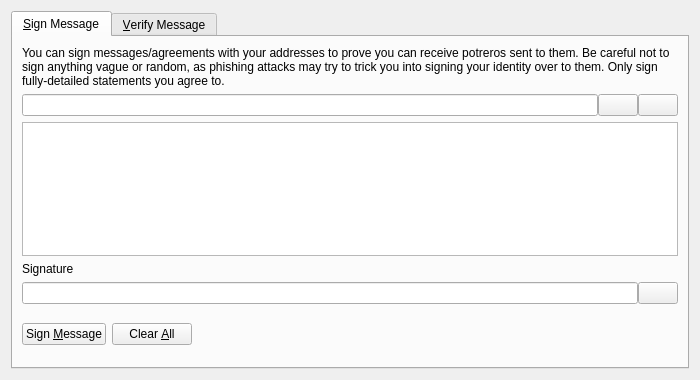
<?xml version="1.0" encoding="UTF-8"?>
<ui version="4.0">
 <class>SignVerifyMessageDialog</class>
 <widget class="QDialog" name="SignVerifyMessageDialog">
  <property name="geometry">
   <rect>
    <x>0</x>
    <y>0</y>
    <width>700</width>
    <height>380</height>
   </rect>
  </property>
  <property name="windowTitle">
   <string>Signatures - Sign / Verify a Message</string>
  </property>
  <property name="modal">
   <bool>true</bool>
  </property>
  <layout class="QVBoxLayout" name="verticalLayout">
   <item>
    <widget class="QTabWidget" name="tabWidget">
     <property name="currentIndex">
      <number>0</number>
     </property>
     <widget class="QWidget" name="tabSignMessage">
      <attribute name="title">
       <string>&amp;Sign Message</string>
      </attribute>
      <layout class="QVBoxLayout" name="verticalLayout_SM">
       <item>
        <widget class="QLabel" name="infoLabel_SM">
         <property name="text">
          <string>You can sign messages/agreements with your addresses to prove you can receive potreros sent to them. Be careful not to sign anything vague or random, as phishing attacks may try to trick you into signing your identity over to them. Only sign fully-detailed statements you agree to.</string>
         </property>
         <property name="textFormat">
          <enum>Qt::PlainText</enum>
         </property>
         <property name="wordWrap">
          <bool>true</bool>
         </property>
        </widget>
       </item>
       <item>
        <layout class="QHBoxLayout" name="horizontalLayout_1_SM">
         <property name="spacing">
          <number>0</number>
         </property>
         <item>
          <widget class="QValidatedLineEdit" name="addressIn_SM">
           <property name="toolTip">
            <string>The Potrero address to sign the message with</string>
           </property>
          </widget>
         </item>
         <item>
          <widget class="QPushButton" name="addressBookButton_SM">
           <property name="toolTip">
            <string>Choose previously used address</string>
           </property>
           <property name="text">
            <string/>
           </property>
           <property name="icon">
            <iconset resource="../bitcoin.qrc">
             <normaloff>:/icons/address-book</normaloff>:/icons/address-book</iconset>
           </property>
           <property name="shortcut">
            <string>Alt+A</string>
           </property>
           <property name="autoDefault">
            <bool>false</bool>
           </property>
          </widget>
         </item>
         <item>
          <widget class="QPushButton" name="pasteButton_SM">
           <property name="toolTip">
            <string>Paste address from clipboard</string>
           </property>
           <property name="text">
            <string/>
           </property>
           <property name="icon">
            <iconset resource="../bitcoin.qrc">
             <normaloff>:/icons/editpaste</normaloff>:/icons/editpaste</iconset>
           </property>
           <property name="shortcut">
            <string>Alt+P</string>
           </property>
           <property name="autoDefault">
            <bool>false</bool>
           </property>
          </widget>
         </item>
        </layout>
       </item>
       <item>
        <widget class="QPlainTextEdit" name="messageIn_SM">
         <property name="toolTip">
          <string>Enter the message you want to sign here</string>
         </property>
        </widget>
       </item>
       <item>
        <widget class="QLabel" name="signatureLabel_SM">
         <property name="text">
          <string>Signature</string>
         </property>
         <property name="textFormat">
          <enum>Qt::PlainText</enum>
         </property>
        </widget>
       </item>
       <item>
        <layout class="QHBoxLayout" name="horizontalLayout_2_SM">
         <property name="spacing">
          <number>0</number>
         </property>
         <item>
          <widget class="QLineEdit" name="signatureOut_SM">
           <property name="font">
            <font>
             <italic>true</italic>
            </font>
           </property>
           <property name="readOnly">
            <bool>true</bool>
           </property>
          </widget>
         </item>
         <item>
          <widget class="QPushButton" name="copySignatureButton_SM">
           <property name="toolTip">
            <string>Copy the current signature to the system clipboard</string>
           </property>
           <property name="text">
            <string/>
           </property>
           <property name="icon">
            <iconset resource="../bitcoin.qrc">
             <normaloff>:/icons/editcopy</normaloff>:/icons/editcopy</iconset>
           </property>
           <property name="autoDefault">
            <bool>false</bool>
           </property>
          </widget>
         </item>
        </layout>
       </item>
       <item>
        <layout class="QHBoxLayout" name="horizontalLayout_3_SM">
         <item>
          <widget class="QPushButton" name="signMessageButton_SM">
           <property name="toolTip">
            <string>Sign the message to prove you own this Potrero address</string>
           </property>
           <property name="text">
            <string>Sign &amp;Message</string>
           </property>
           <property name="icon">
            <iconset resource="../bitcoin.qrc">
             <normaloff>:/icons/edit</normaloff>:/icons/edit</iconset>
           </property>
           <property name="autoDefault">
            <bool>false</bool>
           </property>
          </widget>
         </item>
         <item>
          <widget class="QPushButton" name="clearButton_SM">
           <property name="toolTip">
            <string>Reset all sign message fields</string>
           </property>
           <property name="text">
            <string>Clear &amp;All</string>
           </property>
           <property name="icon">
            <iconset resource="../bitcoin.qrc">
             <normaloff>:/icons/remove</normaloff>:/icons/remove</iconset>
           </property>
           <property name="autoDefault">
            <bool>false</bool>
           </property>
          </widget>
         </item>
         <item>
          <spacer name="horizontalSpacer_1_SM">
           <property name="orientation">
            <enum>Qt::Horizontal</enum>
           </property>
           <property name="sizeHint" stdset="0">
            <size>
             <width>40</width>
             <height>48</height>
            </size>
           </property>
          </spacer>
         </item>
         <item>
          <widget class="QLabel" name="statusLabel_SM">
           <property name="font">
            <font>
             <weight>75</weight>
             <bold>true</bold>
            </font>
           </property>
           <property name="text">
            <string/>
           </property>
           <property name="wordWrap">
            <bool>true</bool>
           </property>
          </widget>
         </item>
         <item>
          <spacer name="horizontalSpacer_2_SM">
           <property name="orientation">
            <enum>Qt::Horizontal</enum>
           </property>
           <property name="sizeHint" stdset="0">
            <size>
             <width>40</width>
             <height>48</height>
            </size>
           </property>
          </spacer>
         </item>
        </layout>
       </item>
      </layout>
     </widget>
     <widget class="QWidget" name="tabVerifyMessage">
      <attribute name="title">
       <string>&amp;Verify Message</string>
      </attribute>
      <layout class="QVBoxLayout" name="verticalLayout_VM">
       <item>
        <widget class="QLabel" name="infoLabel_VM">
         <property name="text">
          <string>Enter the receiver's address, message (ensure you copy line breaks, spaces, tabs, etc. exactly) and signature below to verify the message. Be careful not to read more into the signature than what is in the signed message itself, to avoid being tricked by a man-in-the-middle attack. Note that this only proves the signing party receives with the address, it cannot prove sendership of any transaction!</string>
         </property>
         <property name="textFormat">
          <enum>Qt::PlainText</enum>
         </property>
         <property name="alignment">
          <set>Qt::AlignLeading|Qt::AlignLeft|Qt::AlignTop</set>
         </property>
         <property name="wordWrap">
          <bool>true</bool>
         </property>
        </widget>
       </item>
       <item>
        <layout class="QHBoxLayout" name="horizontalLayout_1_VM">
         <property name="spacing">
          <number>0</number>
         </property>
         <item>
          <widget class="QValidatedLineEdit" name="addressIn_VM">
           <property name="toolTip">
            <string>The Potrero address the message was signed with</string>
           </property>
          </widget>
         </item>
         <item>
          <widget class="QPushButton" name="addressBookButton_VM">
           <property name="toolTip">
            <string>Choose previously used address</string>
           </property>
           <property name="text">
            <string/>
           </property>
           <property name="icon">
            <iconset resource="../bitcoin.qrc">
             <normaloff>:/icons/address-book</normaloff>:/icons/address-book</iconset>
           </property>
           <property name="shortcut">
            <string>Alt+A</string>
           </property>
           <property name="autoDefault">
            <bool>false</bool>
           </property>
          </widget>
         </item>
        </layout>
       </item>
       <item>
        <widget class="QPlainTextEdit" name="messageIn_VM"/>
       </item>
       <item>
        <widget class="QValidatedLineEdit" name="signatureIn_VM"/>
       </item>
       <item>
        <layout class="QHBoxLayout" name="horizontalLayout_2_VM">
         <item>
          <widget class="QPushButton" name="verifyMessageButton_VM">
           <property name="toolTip">
            <string>Verify the message to ensure it was signed with the specified Potrero address</string>
           </property>
           <property name="text">
            <string>Verify &amp;Message</string>
           </property>
           <property name="icon">
            <iconset resource="../bitcoin.qrc">
             <normaloff>:/icons/transaction_0</normaloff>:/icons/transaction_0</iconset>
           </property>
           <property name="autoDefault">
            <bool>false</bool>
           </property>
          </widget>
         </item>
         <item>
          <widget class="QPushButton" name="clearButton_VM">
           <property name="toolTip">
            <string>Reset all verify message fields</string>
           </property>
           <property name="text">
            <string>Clear &amp;All</string>
           </property>
           <property name="icon">
            <iconset resource="../bitcoin.qrc">
             <normaloff>:/icons/remove</normaloff>:/icons/remove</iconset>
           </property>
           <property name="autoDefault">
            <bool>false</bool>
           </property>
          </widget>
         </item>
         <item>
          <spacer name="horizontalSpacer_1_VM">
           <property name="orientation">
            <enum>Qt::Horizontal</enum>
           </property>
           <property name="sizeHint" stdset="0">
            <size>
             <width>40</width>
             <height>48</height>
            </size>
           </property>
          </spacer>
         </item>
         <item>
          <widget class="QLabel" name="statusLabel_VM">
           <property name="font">
            <font>
             <weight>75</weight>
             <bold>true</bold>
            </font>
           </property>
           <property name="text">
            <string/>
           </property>
           <property name="wordWrap">
            <bool>true</bool>
           </property>
          </widget>
         </item>
         <item>
          <spacer name="horizontalSpacer_2_VM">
           <property name="orientation">
            <enum>Qt::Horizontal</enum>
           </property>
           <property name="sizeHint" stdset="0">
            <size>
             <width>40</width>
             <height>48</height>
            </size>
           </property>
          </spacer>
         </item>
        </layout>
       </item>
      </layout>
     </widget>
    </widget>
   </item>
  </layout>
 </widget>
 <customwidgets>
  <customwidget>
   <class>QValidatedLineEdit</class>
   <extends>QLineEdit</extends>
   <header>qvalidatedlineedit.h</header>
  </customwidget>
 </customwidgets>
 <resources>
  <include location="../bitcoin.qrc"/>
 </resources>
 <connections/>
</ui>
